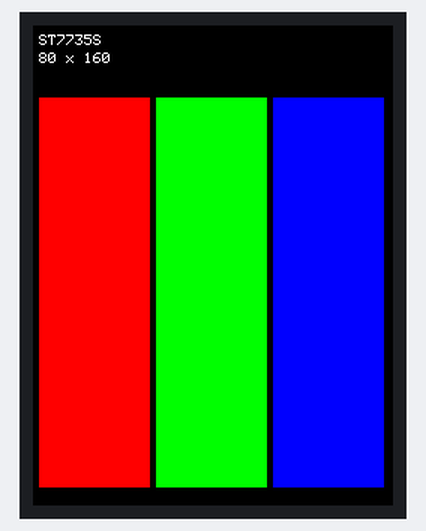
A sketch run on a simulated ESP32. Parts: 240×320 colour display.

Above: at 0.3 s.

The sketch:

ST7735S_80x160_ESP32.ino
```cpp
#include <TFT_eSPI.h>

TFT_eSPI tft;

void setup() {
  tft.init();
  tft.setRotation(0);
  tft.fillScreen(TFT_BLACK);

  tft.setTextColor(TFT_WHITE, TFT_BLACK);
  tft.setTextSize(1);
  tft.setCursor(4, 6);
  tft.println("ST7735S");
  tft.setCursor(4, 18);
  tft.println("80 x 160");

  const int16_t barWidth = (tft.width() - 16) / 3;
  const int16_t barY = 48;
  const int16_t barHeight = tft.height() - barY - 12;

  tft.fillRect(4, barY, barWidth, barHeight, TFT_RED);
  tft.fillRect(8 + barWidth, barY, barWidth, barHeight, TFT_GREEN);
  tft.fillRect(12 + 2 * barWidth, barY, barWidth, barHeight, TFT_BLUE);
}

void loop() {
}
```
